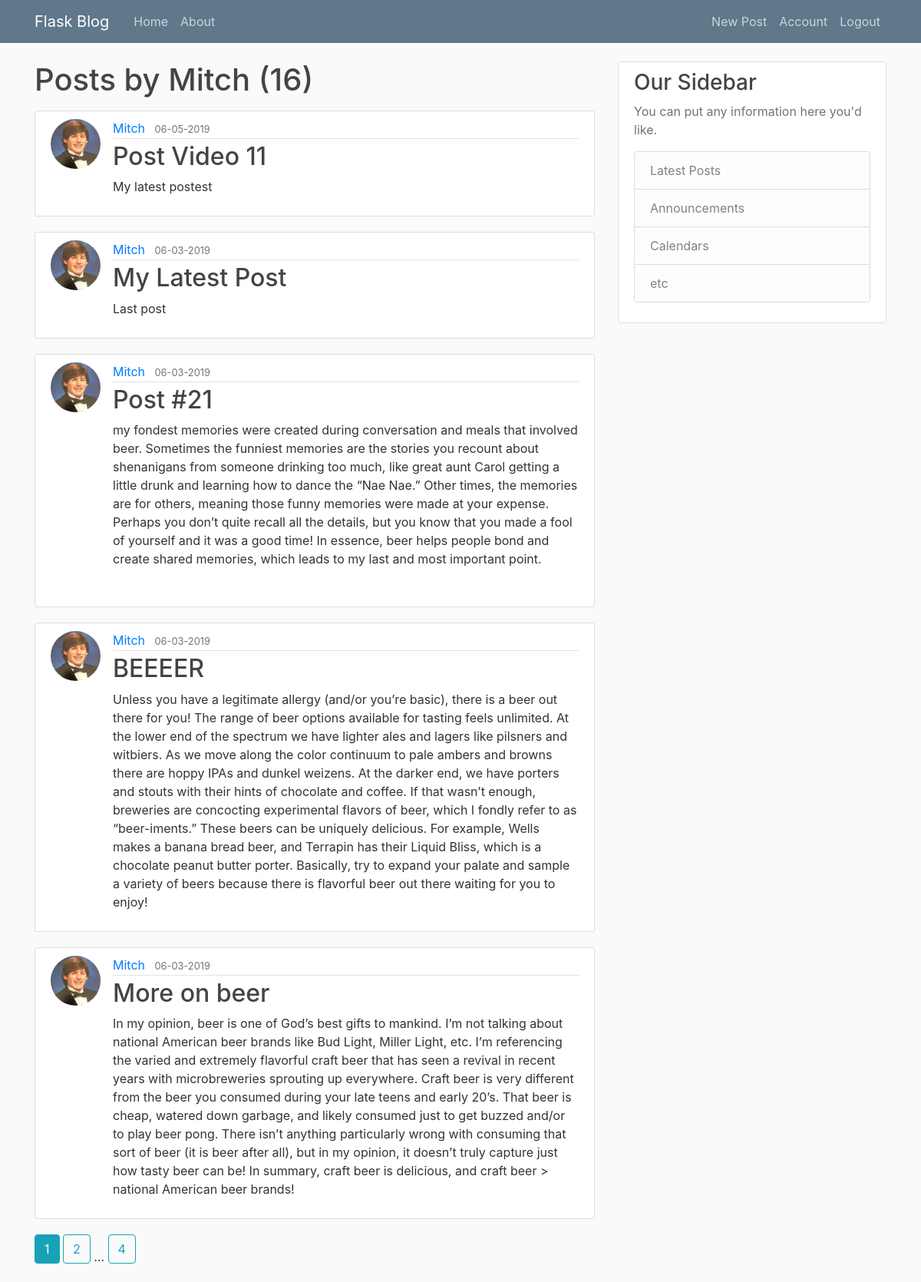
The app's page /user/Mitch (signed in) with its own data.
### flaskblog/models.py (models this page shows, shortened)
class User(db.Model, UserMixin):
	id = db.Column(db.Integer, primary_key=True)
	username = db.Column(db.String(20), unique=True, nullable=False)
	email = db.Column(db.String(120), unique=True, nullable=False)
	image_file = db.Column(db.String(20), nullable=False, default='default.png')
	password = db.Column(db.String(60), nullable=False)
	posts = db.relationship('Post', backref='author', lazy=True)

class Post(db.Model):
	id = db.Column(db.Integer, primary_key=True)
	title = db.Column(db.String(100), nullable=False)
	date_posted = db.Column(db.DateTime, nullable=False, default=datetime.utcnow)
	content = db.Column(db.Text, nullable=False)
	user_id = db.Column(db.Integer, db.ForeignKey('user.id'), nullable=False)

### flaskblog/users/routes.py (the view)
@users.route("/user/<string:username>")
def user_posts(username):
    page = request.args.get('page', 1, type=int)
    user = User.query.filter_by(username=username).first_or_404()
    posts = Post.query.filter_by(author=user)\
        .order_by(Post.date_posted.desc())\
        .paginate(page=page, per_page=5)
    return render_template('user_posts.html', posts=posts, user=user)

### flaskblog/models.py (called while the page is built)
@login_manager.user_loader
def load_user(user_id):
	return User.query.get(int(user_id))

### flaskblog/templates/user_posts.html
{% extends "layout.html" %}
{% block content %}
  <h1 class="mb-3">Posts by {{ user.username }} ({{ posts.total }})</h1>
    {% for post in posts.items %}
        <article class="media content-section">
          <img class="rounded-circle article-img" src="{{ url_for('static', filename='profile_pics/' + post.author.image_file) }}">
          <div class="media-body">
              <div class="article-metadata">
                <a class="mr-2" href="{{ url_for('users.user_posts', username=post.author.username) }}">{{ post.author.username }}</a>
                <small class="text-muted">{{ post.date_posted.strftime('%m-%d-%Y') }}</small>
              </div>
            <h2><a class="article-title" href="{{url_for('posts.post', post_id=post.id)}}">{{ post.title }}</a></h2>
            <p class="article-content">{{ post.content }}</p>
          </div>
        </article>
    {% endfor %}
    {% for page_num in posts.iter_pages(left_edge=1, right_edge=1, left_current=1, right_current=2 ) %}
      {% if page_num %}
        {% if posts.page == page_num %}
          <a class='btn btn-info mb-4' href="{{url_for('users.user_posts', username=user.username, page=page_num)}}">{{ page_num }}</a>
        {% else %}
          <a class='btn btn-outline-info mb-4' href="{{url_for('users.user_posts', username=user.username, page=page_num)}}">{{ page_num }}</a>
        {% endif %}
      {% else %}
        ...
      {% endif %}
    {% endfor %}
{% endblock content %}

### flaskblog/static/main.css (style rules this page uses)
body { background: #fafafa; color: #333333; margin-top: 5rem; }
h1, h2, h3, h4, h5, h6 { color: #444444; }
.content-section { background: #ffffff; padding: 10px 20px; border: 1px solid #dddddd; border-radius: 3px; margin-bottom: 20px; }
.article-title { color: #444444; }
.article-content { white-space: pre-line; }
.article-img { height: 65px; width: 65px; margin-right: 16px; }
.article-metadata { padding-bottom: 1px; margin-bottom: 4px; border-bottom: 1px solid #e3e3e3 }

### records on screen
User: username "Mitch"
Post: image_file (picture), author.username "Mitch", date_posted "06-05-2019", title "Post Video 11", content "My latest postest"
Post: image_file (picture), author.username "Mitch", date_posted "06-03-2019", title "My Latest Post", content "Last post"
Post: image_file (picture), author.username "Mitch", date_posted "06-03-2019", title "Post #21", content "my fondest memories were created during conversation and meals that involved beer. Sometimes the funniest memories are the stories you recount about shenanigans from someone drinking too much, like great aunt Carol getting a little drunk and learning how to dance the “Nae Nae.” Other times, the memories are for others, meaning those funny memories were made at your expense. Perhaps you don’t quite recall all the details, but you know that you made a fool of yourself and it was a good time! In essence, beer helps people bond and create shared memories, which leads to my last and most important point."
Post: image_file (picture), author.username "Mitch", date_posted "06-03-2019", title "BEEEER", content "Unless you have a legitimate allergy (and/or you’re basic), there is a beer out there for you! The range of beer options available for tasting feels unlimited. At the lower end of the spectrum we have lighter ales and lagers like pilsners and witbiers. As we move along the color continuum to pale ambers and browns there are hoppy IPAs and dunkel weizens. At the darker end, we have porters and stouts with their hints of chocolate and coffee. If that wasn’t enough, breweries are concocting experimental flavors of beer, which I fondly refer to as “beer-iments.” These beers can be uniquely delicious. For example, Wells makes a banana bread beer, and Terrapin has their Liquid Bliss, which is a…"
Post: image_file (picture), author.username "Mitch", date_posted "06-03-2019", title "More on beer", content "In my opinion, beer is one of God’s best gifts to mankind. I’m not talking about national American beer brands like Bud Light, Miller Light, etc. I’m referencing the varied and extremely flavorful craft beer that has seen a revival in recent years with microbreweries sprouting up everywhere. Craft beer is very different from the beer you consumed during your late teens and early 20’s. That beer is cheap, watered down garbage, and likely consumed just to get buzzed and/or to play beer pong. There isn’t anything particularly wrong with consuming that sort of beer (it is beer after all), but in my opinion, it doesn’t truly capture just how tasty beer can be! In summary, craft beer is…"

### other values on screen
{{ posts.total }} "16"
{{ page_num }} "1"
{{ page_num }} "2" "4"
